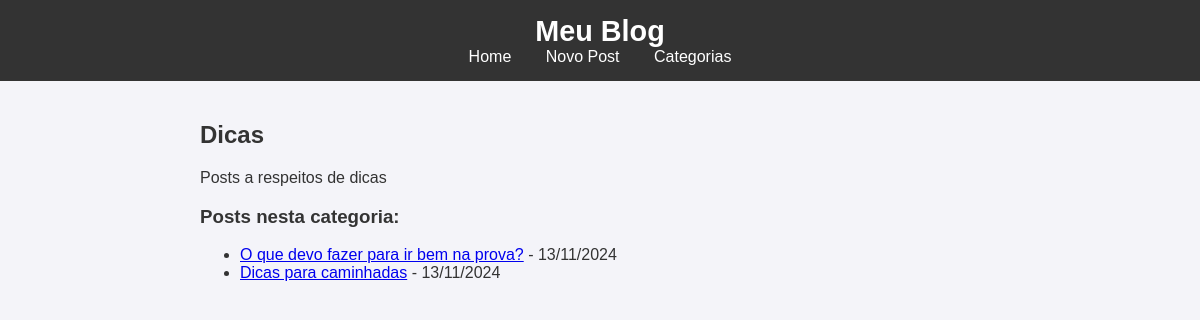
Screenshot of /category/3/ with the database file from the repository.
### blog/models.py (models this page shows, shortened)
class Category(models.Model):
    name = models.CharField(max_length=100)
    description = models.TextField(blank=True, null=True)

class Post(models.Model):
    title = models.CharField(max_length=200)
    content = models.TextField()
    post_date = models.DateTimeField(auto_now_add=True)
    categories = models.ManyToManyField(Category, related_name='posts')

### blog/views.py (the view)
# urls.py: path('category/<int:pk>/', CategoryDetailView.as_view(), name='category_detail'),
class CategoryDetailView(DetailView):
    model = Category
    template_name = 'blog/category_detail.html'
    context_object_name = 'category'
    def get_context_data(self, **kwargs):
        context = super().get_context_data(**kwargs)
        context['posts'] = self.object.posts.order_by('-post_date')
        return context

### blog/templates/blog/category_detail.html
{% extends 'blog/base.html' %}
{% block content %}
    <h2>{{ category.name }}</h2>
    <p>{{ category.description }}</p>
    <h3>Posts nesta categoria:</h3>
    <ul>
        {% for post in posts %}
            <li><a href="{% url 'post_detail' post.pk %}">{{ post.title }}</a> - {{ post.post_date|date:"d/m/Y" }}</li>
        {% empty %}
            <p>Não há posts nesta categoria.</p>
        {% endfor %}
    </ul>
{% endblock %}

### blog/static/css/styles.css (style rules this page uses)
body { font-family: Arial, sans-serif; background-color: #f4f4f9; margin: 0; padding: 0; color: #333; }

### rows the page displays
Category: name "Dicas", description "Posts a respeitos de dicas"
Post: title "O que devo fazer para ir bem na prova?", post_date "13/11/2024"
Post: title "Dicas para caminhadas", post_date "13/11/2024"
